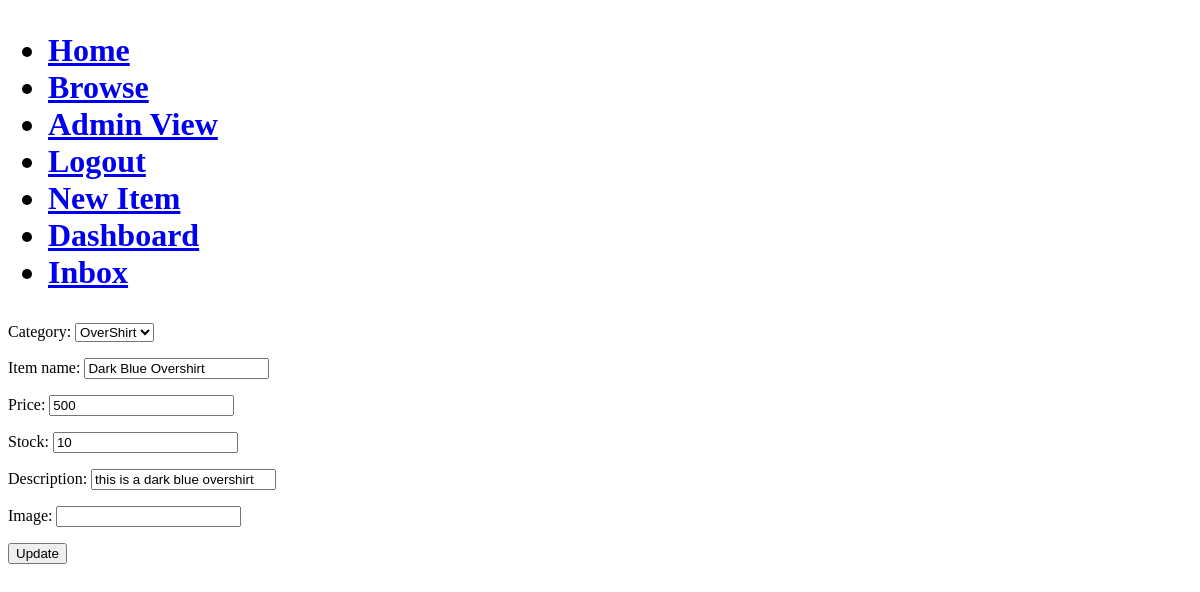
Before: /editItem/1/ (signed in) with the older database file.
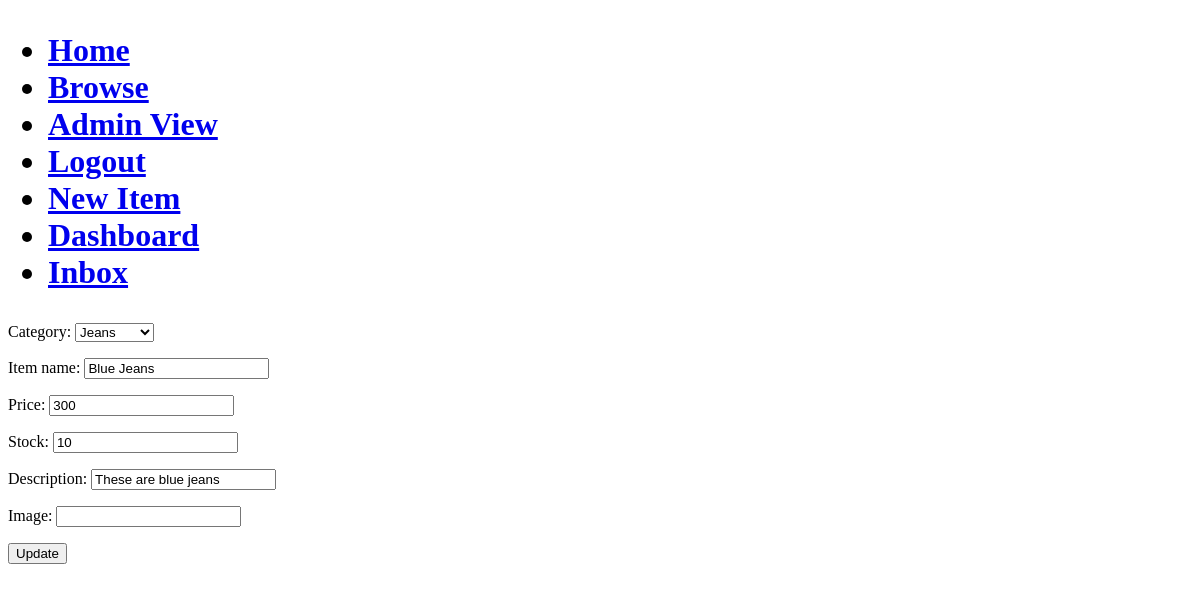
After: the same page with the newer database file.
### item/models.py (models this page shows, shortened)
class Item(models.Model):
    user = models.ForeignKey(
        User,
        on_delete=models.CASCADE,
        blank=False,
        null=False,
        default=0,
        related_name="seller",
    )
    category = models.ForeignKey(
        Category, on_delete=models.CASCADE, blank=False, null=False
    )
    item_name = models.CharField(max_length=50, blank=False)
    price = models.PositiveIntegerField(blank=True, null=True)
    created_at = models.DateTimeField(auto_now_add=True)
    updated_at = models.DateTimeField(auto_now=True)
    stock = models.PositiveIntegerField(blank=True, null=True)
    sold = models.PositiveIntegerField(blank=True, null=True)
    description = models.CharField(max_length=300, blank=True, null=True)
    image = models.URLField(blank=True, null=True, max_length=1000)

### core/views.py (the view)
# urls.py: path("editItem/<int:pk>/", editItemView.as_view(), name="editItem"),
class editItemView(UpdateView):
    model = Item
    fields = ["category", "item_name", "price", "stock", "description", "image"]
    template_name = "core/editItem.html"
    success_url = reverse_lazy("dashboard")

### item/models.py (called while the page is built)
    def __str__(self):
        return self.category_name

### core/templates/core/editItem.html (shortened to what this page needs)
<!DOCTYPE html>
{%extends 'core/includes/navBar.html' %} {%block title%}
<head>
</head>
{%endblock%}
{%load crispy_forms_tags%}
{%block content2%}
<form method="post">{% csrf_token %}
    {{ form.as_p }}
    <input type="submit" value="Update">
</form>
{%endblock%}

Changed rows visible on the page:
changed Item: category "OverShirt" → "Jeans"; item_name "Dark Blue Overshirt" → "Blue Jeans"; price "500" → "300"; description "this is a dark blue overshirt" → "These are blue jeans"
